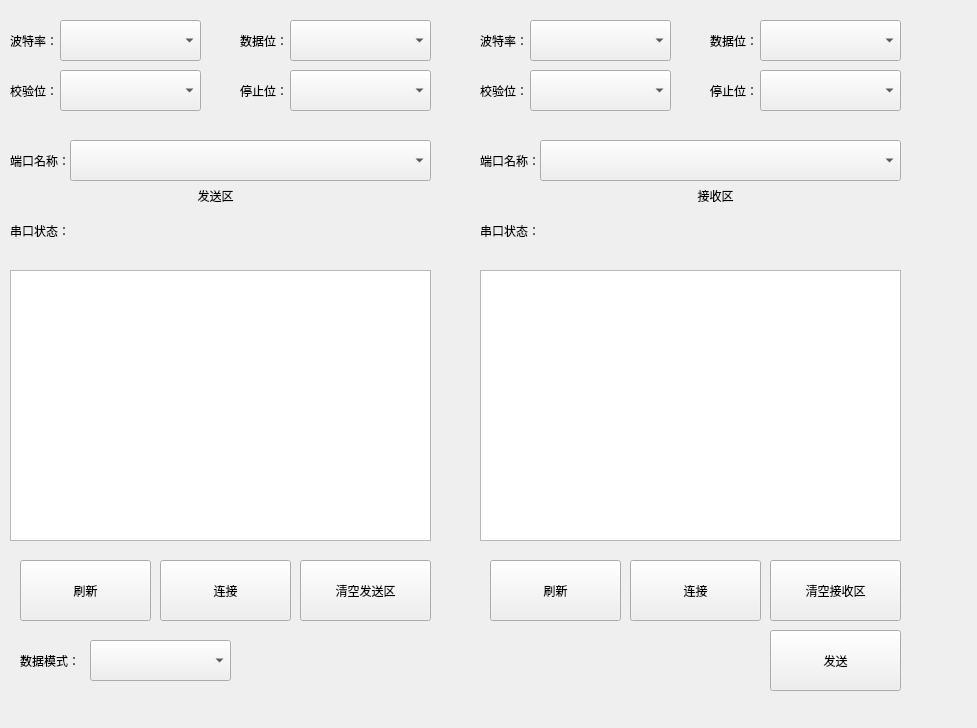
<?xml version="1.0" encoding="UTF-8"?>
<ui version="4.0">
 <class>SerialDebuggerClass</class>
 <widget class="QMainWindow" name="SerialDebuggerClass">
  <property name="geometry">
   <rect>
    <x>0</x>
    <y>0</y>
    <width>977</width>
    <height>728</height>
   </rect>
  </property>
  <property name="windowTitle">
   <string>SerialDebugger</string>
  </property>
  <widget class="QWidget" name="centralWidget">
   <widget class="QTextEdit" name="textSend">
    <property name="geometry">
     <rect>
      <x>10</x>
      <y>270</y>
      <width>421</width>
      <height>271</height>
     </rect>
    </property>
   </widget>
   <widget class="QTextEdit" name="textReceive">
    <property name="geometry">
     <rect>
      <x>480</x>
      <y>270</y>
      <width>421</width>
      <height>271</height>
     </rect>
    </property>
    <property name="readOnly">
     <bool>true</bool>
    </property>
   </widget>
   <widget class="QLabel" name="label">
    <property name="geometry">
     <rect>
      <x>170</x>
      <y>180</y>
      <width>91</width>
      <height>31</height>
     </rect>
    </property>
    <property name="text">
     <string>发送区</string>
    </property>
    <property name="alignment">
     <set>Qt::AlignmentFlag::AlignCenter</set>
    </property>
   </widget>
   <widget class="QLabel" name="label_2">
    <property name="geometry">
     <rect>
      <x>670</x>
      <y>180</y>
      <width>91</width>
      <height>31</height>
     </rect>
    </property>
    <property name="lineWidth">
     <number>1</number>
    </property>
    <property name="text">
     <string>接收区</string>
    </property>
    <property name="alignment">
     <set>Qt::AlignmentFlag::AlignCenter</set>
    </property>
   </widget>
   <widget class="QComboBox" name="cmbPorts">
    <property name="geometry">
     <rect>
      <x>70</x>
      <y>140</y>
      <width>361</width>
      <height>41</height>
     </rect>
    </property>
   </widget>
   <widget class="QComboBox" name="cmbBaudtate">
    <property name="geometry">
     <rect>
      <x>60</x>
      <y>20</y>
      <width>141</width>
      <height>41</height>
     </rect>
    </property>
   </widget>
   <widget class="QComboBox" name="cmbDataBits">
    <property name="geometry">
     <rect>
      <x>290</x>
      <y>20</y>
      <width>141</width>
      <height>41</height>
     </rect>
    </property>
   </widget>
   <widget class="QComboBox" name="cmbParity">
    <property name="geometry">
     <rect>
      <x>60</x>
      <y>70</y>
      <width>141</width>
      <height>41</height>
     </rect>
    </property>
   </widget>
   <widget class="QComboBox" name="cmbStopBits">
    <property name="geometry">
     <rect>
      <x>290</x>
      <y>70</y>
      <width>141</width>
      <height>41</height>
     </rect>
    </property>
   </widget>
   <widget class="QPushButton" name="btnRefresh">
    <property name="geometry">
     <rect>
      <x>20</x>
      <y>560</y>
      <width>131</width>
      <height>61</height>
     </rect>
    </property>
    <property name="text">
     <string>刷新</string>
    </property>
   </widget>
   <widget class="QPushButton" name="btnConnect">
    <property name="geometry">
     <rect>
      <x>160</x>
      <y>560</y>
      <width>131</width>
      <height>61</height>
     </rect>
    </property>
    <property name="text">
     <string>连接</string>
    </property>
   </widget>
   <widget class="QPushButton" name="btnSend">
    <property name="geometry">
     <rect>
      <x>770</x>
      <y>630</y>
      <width>131</width>
      <height>61</height>
     </rect>
    </property>
    <property name="text">
     <string>发送</string>
    </property>
   </widget>
   <widget class="QPushButton" name="btnClearReceive">
    <property name="geometry">
     <rect>
      <x>770</x>
      <y>560</y>
      <width>131</width>
      <height>61</height>
     </rect>
    </property>
    <property name="text">
     <string>清空接收区</string>
    </property>
   </widget>
   <widget class="QComboBox" name="cmbPorts2">
    <property name="geometry">
     <rect>
      <x>540</x>
      <y>140</y>
      <width>361</width>
      <height>41</height>
     </rect>
    </property>
   </widget>
   <widget class="QPushButton" name="btnConnect2">
    <property name="geometry">
     <rect>
      <x>630</x>
      <y>560</y>
      <width>131</width>
      <height>61</height>
     </rect>
    </property>
    <property name="text">
     <string>连接</string>
    </property>
   </widget>
   <widget class="QPushButton" name="btnRefresh2">
    <property name="geometry">
     <rect>
      <x>490</x>
      <y>560</y>
      <width>131</width>
      <height>61</height>
     </rect>
    </property>
    <property name="text">
     <string>刷新</string>
    </property>
   </widget>
   <widget class="QComboBox" name="cmbBaudtate2">
    <property name="geometry">
     <rect>
      <x>530</x>
      <y>20</y>
      <width>141</width>
      <height>41</height>
     </rect>
    </property>
   </widget>
   <widget class="QComboBox" name="cmbDataBits2">
    <property name="geometry">
     <rect>
      <x>760</x>
      <y>20</y>
      <width>141</width>
      <height>41</height>
     </rect>
    </property>
   </widget>
   <widget class="QComboBox" name="cmbParity2">
    <property name="geometry">
     <rect>
      <x>530</x>
      <y>70</y>
      <width>141</width>
      <height>41</height>
     </rect>
    </property>
   </widget>
   <widget class="QComboBox" name="cmbStopBits2">
    <property name="geometry">
     <rect>
      <x>760</x>
      <y>70</y>
      <width>141</width>
      <height>41</height>
     </rect>
    </property>
   </widget>
   <widget class="QLabel" name="label_3">
    <property name="geometry">
     <rect>
      <x>10</x>
      <y>20</y>
      <width>50</width>
      <height>41</height>
     </rect>
    </property>
    <property name="text">
     <string>波特率：</string>
    </property>
   </widget>
   <widget class="QLabel" name="label_4">
    <property name="geometry">
     <rect>
      <x>480</x>
      <y>20</y>
      <width>50</width>
      <height>41</height>
     </rect>
    </property>
    <property name="text">
     <string>波特率：</string>
    </property>
   </widget>
   <widget class="QLabel" name="label_5">
    <property name="geometry">
     <rect>
      <x>240</x>
      <y>20</y>
      <width>51</width>
      <height>41</height>
     </rect>
    </property>
    <property name="text">
     <string>数据位：</string>
    </property>
   </widget>
   <widget class="QLabel" name="label_6">
    <property name="geometry">
     <rect>
      <x>10</x>
      <y>70</y>
      <width>50</width>
      <height>41</height>
     </rect>
    </property>
    <property name="text">
     <string>校验位：</string>
    </property>
   </widget>
   <widget class="QLabel" name="label_7">
    <property name="geometry">
     <rect>
      <x>240</x>
      <y>70</y>
      <width>50</width>
      <height>41</height>
     </rect>
    </property>
    <property name="text">
     <string>停止位：</string>
    </property>
   </widget>
   <widget class="QLabel" name="label_8">
    <property name="geometry">
     <rect>
      <x>480</x>
      <y>70</y>
      <width>50</width>
      <height>41</height>
     </rect>
    </property>
    <property name="text">
     <string>校验位：</string>
    </property>
   </widget>
   <widget class="QLabel" name="label_9">
    <property name="geometry">
     <rect>
      <x>710</x>
      <y>20</y>
      <width>51</width>
      <height>41</height>
     </rect>
    </property>
    <property name="text">
     <string>数据位：</string>
    </property>
   </widget>
   <widget class="QLabel" name="label_10">
    <property name="geometry">
     <rect>
      <x>710</x>
      <y>70</y>
      <width>50</width>
      <height>41</height>
     </rect>
    </property>
    <property name="text">
     <string>停止位：</string>
    </property>
   </widget>
   <widget class="QLabel" name="label_11">
    <property name="geometry">
     <rect>
      <x>10</x>
      <y>140</y>
      <width>61</width>
      <height>41</height>
     </rect>
    </property>
    <property name="text">
     <string>端口名称：</string>
    </property>
   </widget>
   <widget class="QLabel" name="label_12">
    <property name="geometry">
     <rect>
      <x>480</x>
      <y>140</y>
      <width>61</width>
      <height>41</height>
     </rect>
    </property>
    <property name="text">
     <string>端口名称：</string>
    </property>
   </widget>
   <widget class="QLabel" name="portStatus">
    <property name="geometry">
     <rect>
      <x>80</x>
      <y>210</y>
      <width>341</width>
      <height>41</height>
     </rect>
    </property>
    <property name="text">
     <string/>
    </property>
   </widget>
   <widget class="QLabel" name="label_14">
    <property name="geometry">
     <rect>
      <x>10</x>
      <y>210</y>
      <width>71</width>
      <height>41</height>
     </rect>
    </property>
    <property name="text">
     <string>串口状态：</string>
    </property>
   </widget>
   <widget class="QLabel" name="label_15">
    <property name="geometry">
     <rect>
      <x>480</x>
      <y>210</y>
      <width>71</width>
      <height>41</height>
     </rect>
    </property>
    <property name="text">
     <string>串口状态：</string>
    </property>
   </widget>
   <widget class="QLabel" name="portStatus2">
    <property name="geometry">
     <rect>
      <x>550</x>
      <y>210</y>
      <width>341</width>
      <height>41</height>
     </rect>
    </property>
    <property name="text">
     <string/>
    </property>
   </widget>
   <widget class="QPushButton" name="btnClearSend">
    <property name="geometry">
     <rect>
      <x>300</x>
      <y>560</y>
      <width>131</width>
      <height>61</height>
     </rect>
    </property>
    <property name="text">
     <string>清空发送区</string>
    </property>
   </widget>
   <widget class="QComboBox" name="cmbDataMode">
    <property name="geometry">
     <rect>
      <x>90</x>
      <y>640</y>
      <width>141</width>
      <height>41</height>
     </rect>
    </property>
   </widget>
   <widget class="QLabel" name="label_13">
    <property name="geometry">
     <rect>
      <x>20</x>
      <y>640</y>
      <width>71</width>
      <height>41</height>
     </rect>
    </property>
    <property name="text">
     <string>数据模式：</string>
    </property>
   </widget>
  </widget>
 </widget>
 <layoutdefault spacing="6" margin="11"/>
 <resources>
  <include location="SerialDebugger.qrc"/>
 </resources>
 <connections/>
</ui>
